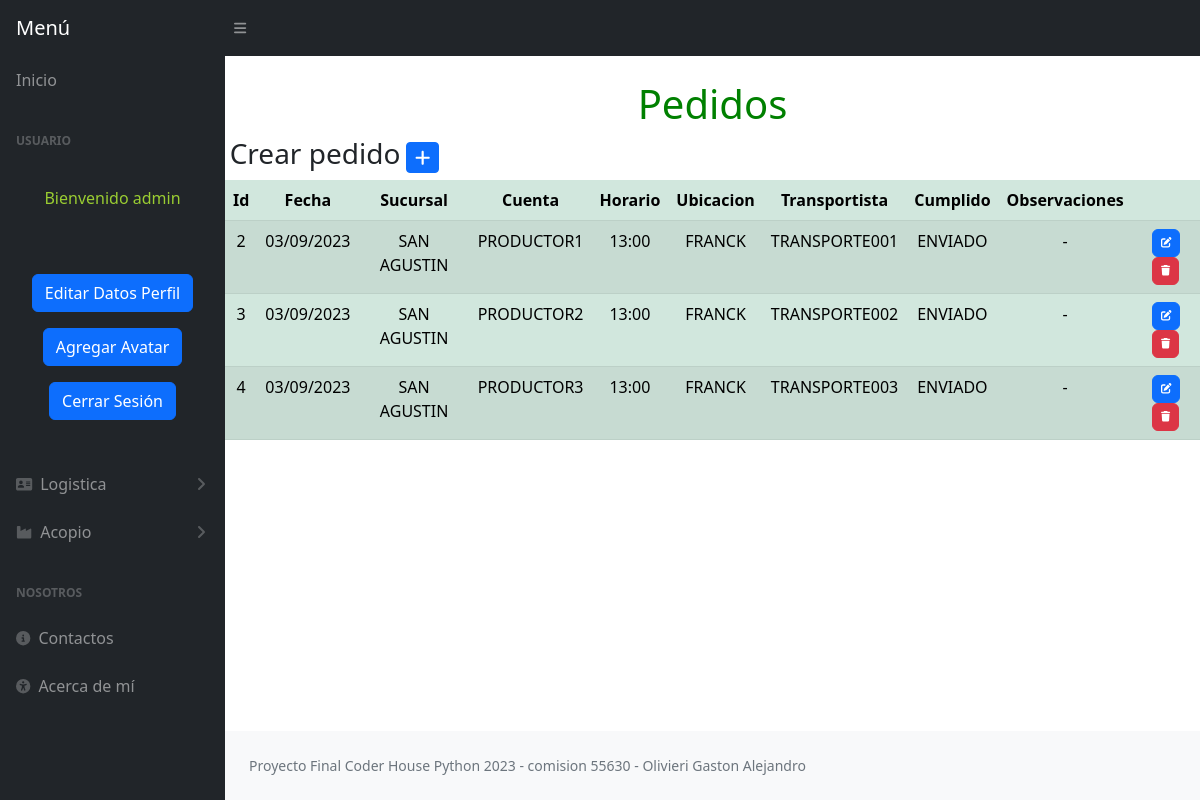
The page /pedidos/ (signed in) on the database its author committed.
### aplicacion1/models.py (models this page shows, shortened)
class Pedido(models.Model):
    fecha = models.CharField(max_length=10, blank=False)
    sucursal = models.CharField(max_length=15, blank=False)
    cuenta = models.CharField(max_length=100, blank=False)
    horario = models.CharField(max_length=5, blank=False)
    ubicacion = models.CharField(max_length=500, blank=False)
    transportista = models.CharField(max_length=100)
    cumplimiento = models.CharField(max_length=20)
    observacion = models.CharField(max_length=250)
    class Meta:
        verbose_name = "Pedido"
        verbose_name_plural = "Pedidos"

### aplicacion1/views.py (the view)
# urls.py: path('pedidos/', PedidoList.as_view(), name="pedidos" ),
class PedidoList(LoginRequiredMixin, ListView):
    model = Pedido

### aplicacion1/templates/aplicacion1/pedido_list.html (shortened to what this page needs)
{% extends 'aplicacion1/base.html' %}
{% load static %}
{% block Titulo %}
<div class="text-center">
    <br>
    <h1 style="color: green;">Pedidos</h1>
</div>
{% endblock Titulo %}
{% block Contenido %}
<div class="text-center">
    <table>
        <tr>
            <td width="180"><h3>Crear pedido</h3></td>
            <td>
                <a
                href="{% url 'create_pedidos' %}"
                class="btn btn-primary btn-sm"
                ><i class="fa fa-plus fa-lg" title="New Record"> </i>
                </a>
            </td>
        </tr>
    </table>
</div>
<div class="text-center">
    <table class="table table-success table-striped">
        <thead>
            <tr>
                <th class="text-center">Id</th>
                <th class="text-center">Fecha</th>
                <th class="text-center">Sucursal</th>
                <th class="text-center">Cuenta</th>
                <th class="text-center">Horario</th>
                <th class="text-center">Ubicacion</th>
                <th class="text-center">Transportista</th>
                <th class="text-center">Cumplido</th>
                <th class="text-center">Observaciones</th>
                <th class="text-center"></th>
            </tr>
        </thead>
        <tbody>
        {% for pedidos in pedido_list %}
            <tr>
                <td class="text-center">{{ pedidos.id }}</td>
                <td class="text-center">{{ pedidos.fecha }}</td>
                <td class="text-center">{{ pedidos.sucursal }}</td>
                <td class="text-center">{{ pedidos.cuenta }}</td>
                <td class="text-center">{{ pedidos.horario }}</td>
                <td class="text-center">{{ pedidos.ubicacion }}</td>
                <td class="text-center">{{ pedidos.transportista }}</td>
                <td class="text-center">{{ pedidos.cumplimiento }}</td>
                <td class="text-center">{{ pedidos.observacion }}</td>
                <td>
                    <a
                    href="{% url 'update_pedidos' pedidos.id %}"
                    class="btn btn-primary"
                    style="--bs-btn-padding-y: .25rem; --bs-btn-padding-x: .5rem; --bs-btn-font-size: .75rem;"
                    ><i class="fa fa-edit fa-sm" title="Edit Record"></i>
                    </a>
                    <a
                    href="{% url 'delete_pedidos' pedidos.id %}"
                    class="btn btn-danger"
                    style="--bs-btn-padding-y: .25rem; --bs-btn-padding-x: .5rem; --bs-btn-font-size: .75rem;"
                    ><i class="fa fa-trash fa-sm" title="Delete Record"></i>
                    </a>
                </td>
            </tr>
        {% endfor %}
        </tbody>
    </table>
</div>
{% endblock Contenido %}
{% block Observacion %}
<div class="text-center">
    <br>
    <br>
    <br>
</div>
{% endblock Observacion %}

### aplicacion1/templates/aplicacion1/base.html (shortened to what this page needs)
<!DOCTYPE html>
<html lang="en">
    <head>
        {% load static %}
        <link href="https://cdn.jsdelivr.net/npm/simple-datatables@7.1.2/dist/style.min.css" rel="stylesheet" />
        <link href="{% static 'aplicacion1/css/styles.css' %}" rel="stylesheet" />
    </head>
    <body class="sb-nav-fixed">
        <nav class="sb-topnav navbar navbar-expand navbar-dark bg-dark">
            <a class="navbar-brand ps-3">Menú</a>
            <button class="btn btn-link btn-sm order-1 order-lg-0 me-4 me-lg-0" id="sidebarToggle" href="#"><i class="fas fa-bars"></i></button>
        </nav>
        <div id="layoutSidenav">
            <div id="layoutSidenav_nav">
                <nav class="sb-sidenav accordion sb-sidenav-dark" id="sidenavAccordion">
                    <div class="sb-sidenav-menu">
                        <div class="nav">
                            <a class="nav-link" href="{% url 'inicio' %}">Inicio</a>
                            <div class="sb-sidenav-menu-heading">USUARIO</div>
                            {% if user.is_authenticated %}
                                    <br>
                                    <div class="text-center">
                                        <p style="color:yellowgreen">Bienvenido {{user.username}}</p>
                                        <div class="text-center">
                                        </div>
                                        <br>
                                        <p><a class="btn btn-primary" href="{% url 'editar_perfil' %}">Editar Datos Perfil</a></p>
                                        <p><a class="btn btn-primary" href="{% url 'nuevoAvatar' %}">Agregar Avatar</a></p>
                                        <p><a class="btn btn-primary" href="{% url 'logout' %}">Cerrar Sesión</a></p>
                                    </div>
                                    <br>
                                    <a class="nav-link collapsed" href="#" data-bs-toggle="collapse" data-bs-target="#collapseLayouts" aria-expanded="false" aria-controls="collapseLayouts">
                                        <div class="sb-nav-link-icon"><i class="fa-solid fa-address-card"></i></div>
                                        Logistica
                                        <div class="sb-sidenav-collapse-arrow"><i class="fas fa-angle-down"></i></div>
                                    </a>
                            <a class="nav-link collapsed" href="#" data-bs-toggle="collapse" data-bs-target="#collapsePages" aria-expanded="false" aria-controls="collapsePages">
                                        <div class="sb-nav-link-icon"><i class="fa-solid fa-industry"></i></div>
                                        Acopio
                                        <div class="sb-sidenav-collapse-arrow"><i class="fas fa-angle-down"></i></div>
                                    </a>
                            {% endif %}
                            <div class="sb-sidenav-menu-heading">Nosotros</div>
                            <a class="nav-link" href="{% url 'contactos' %}">
                                <div class="sb-nav-link-icon"><i class="fa-solid fa-circle-info"></i></div>
                                Contactos
                            </a>
                            <a class="nav-link" href="{% url 'AcercaDeMi' %}">
                                <div class="sb-nav-link-icon"><i class="fa-solid fa-universal-access"></i></div>
                                Acerca de mí
                            </a>
                        </div>
                    </div>
                </nav>
            </div>
            <div id="layoutSidenav_content">
                {% block Titulo %}
                {% endblock Titulo %}
                {% block Contenido %}
                {% endblock Contenido %}
                {% block Observacion %}
                {% endblock Observacion %}
                <footer class="py-4 bg-light mt-auto">
                    <div class="container-fluid px-4">
                        <div class="d-flex align-items-center justify-content-between small">
                            <div class="text-muted">Proyecto Final Coder House Python 2023 - comision 55630 - Olivieri Gaston Alejandro</div>
                        </div>
                    </div>
                </footer>
            </div>
        </div>
    </body>
</html>

### rows shown on the page
Pedido: id "2", fecha "03/09/2023", sucursal "SAN AGUSTIN", cuenta "PRODUCTOR1", horario "13:00", ubicacion "FRANCK", transportista "TRANSPORTE001", cumplimiento "ENVIADO", observacion "-"
Pedido: id "3", fecha "03/09/2023", sucursal "SAN AGUSTIN", cuenta "PRODUCTOR2", horario "13:00", ubicacion "FRANCK", transportista "TRANSPORTE002", cumplimiento "ENVIADO", observacion "-"
Pedido: id "4", fecha "03/09/2023", sucursal "SAN AGUSTIN", cuenta "PRODUCTOR3", horario "13:00", ubicacion "FRANCK", transportista "TRANSPORTE003", cumplimiento "ENVIADO", observacion "-"

### other values the page prints
{{ user.username }} "admin"
